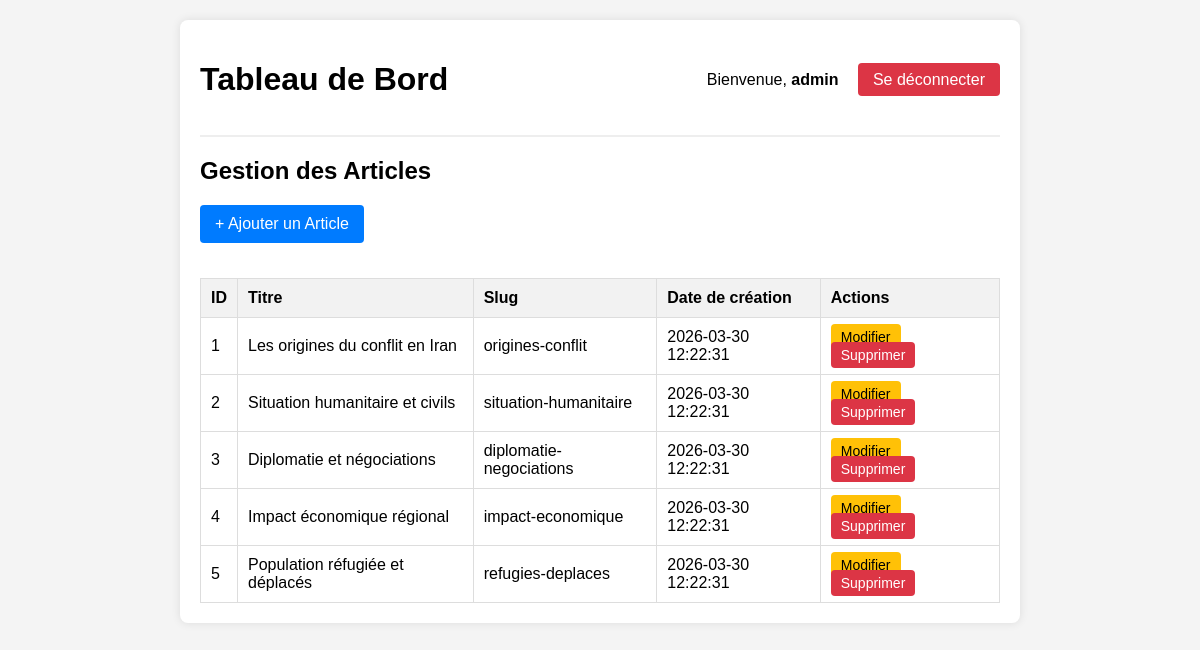
Page /backoffice/index.php (signed in) on the committed database.
### tables this page shows
CREATE TABLE articles (
    id INT AUTO_INCREMENT PRIMARY KEY,
    titre VARCHAR(255) NOT NULL,
    slug VARCHAR(255) NOT NULL UNIQUE,
    contenu TEXT NOT NULL,
    image_url VARCHAR(255),
    image_alt VARCHAR(150),
    meta_description VARCHAR(160),
    date_creation TIMESTAMP DEFAULT CURRENT_TIMESTAMP,
    date_modification TIMESTAMP DEFAULT CURRENT_TIMESTAMP ON UPDATE CURRENT_TIMESTAMP,
    INDEX (slug),
    INDEX (date_creation)
);

### backoffice/index.php (the view, shortened to what this page needs)
<?php
require_once '../includes/db.php';
try {
    $stmt = $pdo->query("SELECT * FROM articles ORDER BY date_creation DESC");
    $articles = $stmt->fetchAll(PDO::FETCH_ASSOC);
} catch (PDOException $e) {
    $error = "Erreur de récupération des articles : " . $e->getMessage();
}
?>
<!DOCTYPE html>
<html lang="fr">
<head>
</head>
<body>
<div class="container">
    <div class="header">
        <h1>Tableau de Bord</h1>
        <div>
            <span>Bienvenue, <strong><?= htmlspecialchars($_SESSION['admin_username']) ?></strong></span>
            <a href="logout.php" class="btn-logout" style="margin-left: 15px;">Se déconnecter</a>
        </div>
    </div>
    <h2>Gestion des Articles</h2>
    <a href="add_article.php" class="btn-add">+ Ajouter un Article</a>
    <table>
        <thead>
            <tr>
                <th>ID</th>
                <th>Titre</th>
                <th>Slug</th>
                <th>Date de création</th>
                <th>Actions</th>
            </tr>
        </thead>
        <tbody>
            <?php if (!empty($articles)): ?>
                <?php foreach ($articles as $article): ?>
                    <tr>
                        <td><?= htmlspecialchars($article['id']) ?></td>
                        <td><?= htmlspecialchars($article['titre']) ?></td>
                        <td><?= htmlspecialchars($article['slug']) ?></td>
                        <td><?= htmlspecialchars($article['date_creation']) ?></td>
                        <td>
                            <a href="edit_article.php?id=<?= urlencode($article['id']) ?>" class="btn-edit">Modifier</a>
                            <a href="delete_article.php?id=<?= urlencode($article['id']) ?>" class="btn-delete" onclick="return confirm('Êtes-vous sûr de vouloir supprimer cet article ?');">Supprimer</a>
                        </td>
                    </tr>
                <?php endforeach; ?>
            <?php else: ?>
                <tr>
                    <td colspan="5" style="text-align: center;">Aucun article trouvé.</td>
                </tr>
            <?php endif; ?>
        </tbody>
    </table>
</div>
</body>
</html>

### backoffice/index.php (style rules this page uses)
body { font-family: Arial, sans-serif; background-color: #f4f4f4; margin: 0; padding: 20px; }
.container { background: white; padding: 20px; border-radius: 8px; box-shadow: 0 0 10px rgba(0,0,0,0.1); max-width: 800px; margin: 0 auto; }
.header { display: flex; justify-content: space-between; align-items: center; border-bottom: 2px solid #eee; padding-bottom: 15px; margin-bottom: 20px; }
.btn-logout { background-color: #dc3545; color: white; padding: 8px 15px; text-decoration: none; border-radius: 4px; }
.btn-add { background-color: #007bff; color: white; padding: 10px 15px; text-decoration: none; border-radius: 4px; display: inline-block; margin-bottom: 15px; }
table { width: 100%; border-collapse: collapse; margin-top: 20px; }
table, th, td { border: 1px solid #ddd; }
th, td { padding: 10px; text-align: left; }
th { background-color: #f2f2f2; }
.btn-edit { background-color: #ffc107; color: black; padding: 5px 10px; text-decoration: none; border-radius: 4px; font-size: 14px; margin-right: 5px; }
.btn-delete { background-color: #dc3545; color: white; padding: 5px 10px; text-decoration: none; border-radius: 4px; font-size: 14px; }

### rows in the picture
articles: id "1", titre "Les origines du conflit en Iran", slug "origines-conflit", date_creation "2026-03-30 12:22:31"
articles: id "2", titre "Situation humanitaire et civils", slug "situation-humanitaire", date_creation "2026-03-30 12:22:31"
articles: id "3", titre "Diplomatie et négociations", slug "diplomatie-negociations", date_creation "2026-03-30 12:22:31"
articles: id "4", titre "Impact économique régional", slug "impact-economique", date_creation "2026-03-30 12:22:31"
articles: id "5", titre "Population réfugiée et déplacés", slug "refugies-deplaces", date_creation "2026-03-30 12:22:31"

### other values in the picture
$_SESSION['admin_username'] "admin"
